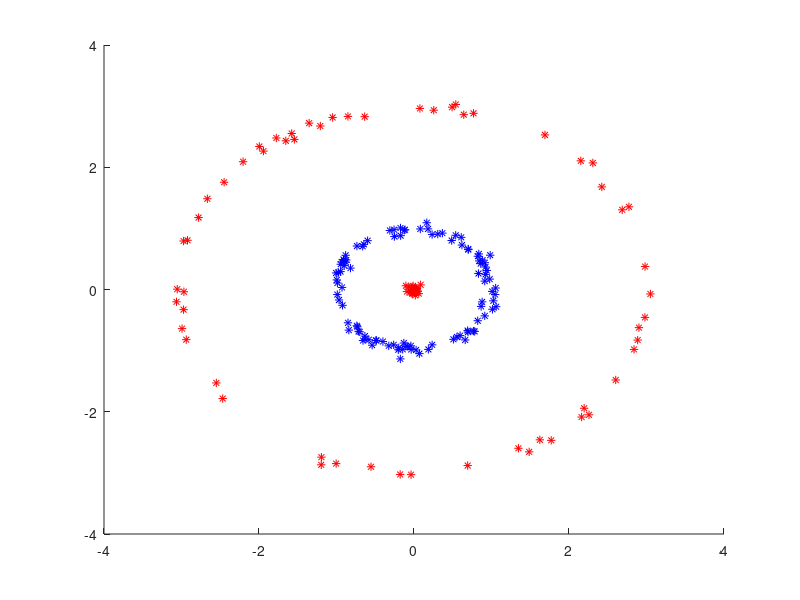

Recreate this plot in MATLAB.
function [IData,OData] = ex02()
%% Data 1
nSample = 100;

XData1 = zeros(1,nSample);
YData1 = zeros(1,nSample);
XData2 = zeros(1,nSample);
YData2 = zeros(1,nSample);

for i=1:nSample
    
    if rand < 0.5
        angle = 2*pi*rand();
        radius = normrnd(3,0.05);
        XData1(i) = radius*cos(angle);
        YData1(i) = radius*sin(angle);
    else
        angle = 2*pi*rand();
        radius = normrnd(0,0.05);
        XData1(i) = radius*cos(angle);
        YData1(i) = radius*sin(angle);        
    end
    %
    angle = 2*pi*rand();
    radius = normrnd(1,0.05);
    XData2(i) = radius*cos(angle);
    YData2(i) = radius*sin(angle);

    %
end

figure(1)
clf;hold on
plot(XData1,YData1,'r*')
plot(XData2,YData2,'b*')


IData = [[XData1;YData1],[XData2;YData2]];
OData1 = [zeros(1,nSample)  ones(1,nSample)];
OData2 = [ones(1,nSample)  zeros(1,nSample)];
OData = [OData1;OData2];
end

